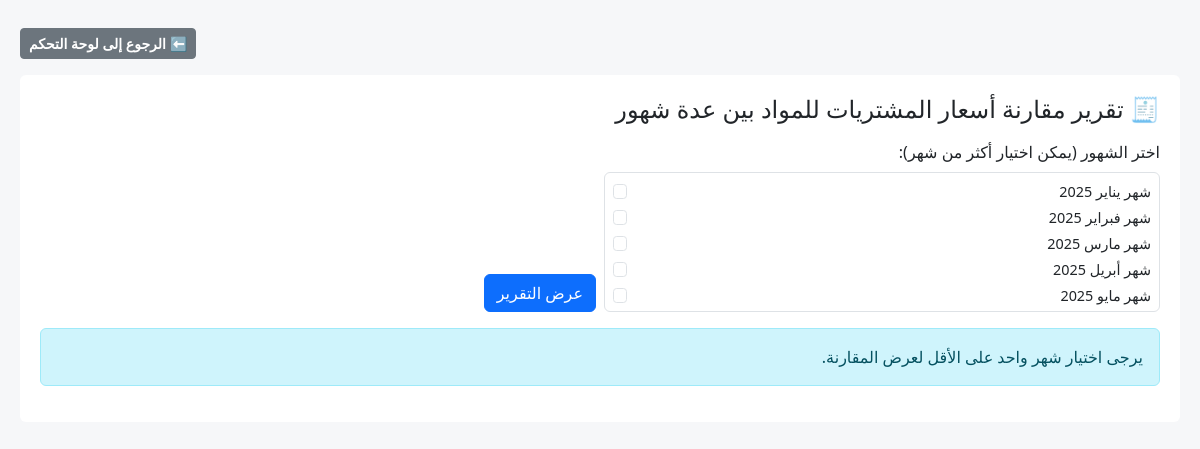
Page /purchases/reports/purchase-price-comparison/ on the committed database.
### expenses/models.py (models this page shows, shortened)
class TimeStampedModel(models.Model):
    created_at = models.DateTimeField("تاريخ الإنشاء", auto_now_add=True)
    updated_at = models.DateTimeField("تاريخ آخر تعديل", auto_now=True)
    class Meta:
        abstract = True

class Period(TimeStampedModel):
    YEAR_CHOICES = [(y, str(y)) for y in range(2024, 2031)]
    year = models.IntegerField("السنة", choices=YEAR_CHOICES, default=2025)
    month = models.IntegerField("الشهر (1-12)", default=1)
    name = models.CharField("اسم الفترة", max_length=100, blank=True)
    start_date = models.DateField("من تاريخ")
    end_date = models.DateField("إلى تاريخ")
    is_closed = models.BooleanField("مقفلة؟", default=False)
    inv_opening_enabled = models.BooleanField("السماح بفتح جرد أول الفترة", default=False)
    inv_opening_enabled_at = models.DateTimeField("تاريخ فتح جرد أول الفترة", null=True, blank=True)
    inv_opening_once_only = models.BooleanField("جرد أول الفترة مرة واحدة فقط", default=True)
    inv_opening_note = models.CharField("ملاحظة فتح الجرد", max_length=200, blank=True, null=True)
    allow_opening_stock = models.BooleanField(
        "السماح بفتح جرد أول المدة",
        default=False,
        help_text="لا يُفتح جرد أول المدة إلا إذا تم تفعيل هذا الخيار من الفترات."
    )
    class Meta:
        verbose_name = "فترة"
        verbose_name_plural = "فترات"
        unique_together = ("year", "month")
        ordering = ["year", "month"]

### purchases/views.py (the view, shortened to what this page needs)
def purchase_price_comparison_view(request):
    selected_period_ids_raw = request.GET.getlist("periods")
    selected_period_ids = []
    for v in selected_period_ids_raw:
        try:
            selected_period_ids.append(int(v))
        except ValueError:
            pass
    all_periods = Period.objects.all().order_by("id")
    selected_periods = all_periods.filter(id__in=selected_period_ids) if selected_period_ids else []
    result_rows = []
    export = request.GET.get("export")
    if export in ("excel", "pdf") and selected_periods and result_rows:
        if export == "excel":
            return export_purchase_price_comparison_excel(selected_periods, result_rows)
        else:
            return export_purchase_price_comparison_pdf(selected_periods, result_rows)
    context = {
        "all_periods": all_periods,
        "selected_period_ids": selected_period_ids,
        "selected_periods": selected_periods,
        "rows": result_rows,
    }
    return render(request, "purchases/purchase_price_comparison.html", context)

### purchases/templates/purchases/purchase_price_comparison.html (shortened to what this page needs)
{% extends "base_reports.html" %}
{% block title %}{% load numfmt %}
تقرير مقارنة أسعار المشتريات للمواد{% endblock %}
{% block filters %}
<h4 class="mb-3">🧾 تقرير مقارنة أسعار المشتريات للمواد بين عدة شهور</h4>
<form method="get" class="row g-2 align-items-end mb-3">
        <div class="col-12 col-md-6">
            <label class="form-label">اختر الشهور (يمكن اختيار أكثر من شهر):</label>
            <div class="border rounded p-2"
                style="max-height: 140px; overflow-y: auto; font-size: 0.9rem;">
                {% for p in all_periods %}
                <div class="form-check">
                    <input
                        class="form-check-input"
                        type="checkbox"
                        name="periods"
                        id="period_{{ p.id }}"
                        value="{{ p.id }}"
                    >
                    <label class="form-check-label" for="period_{{ p.id }}">
                        {{ p.name }}
                    </label>
                </div>
                {% endfor %}
            </div>
        </div>
    <div class="col-auto mt-2">
        <button type="submit" class="btn btn-primary">
            عرض التقرير
        </button>
    </div>
</form>
{% if not selected_period_ids %}
    <div class="alert alert-info">
        يرجى اختيار شهر واحد على الأقل لعرض المقارنة.
    </div>
{% endif %}
{% endblock %}

### reports/templates/base_reports.html (style rules this page uses)
body { background: #f6f7f9; padding: 20px; }

### rows in the picture
Period: name "شهر يناير 2025"
Period: name "شهر فبراير 2025"
Period: name "شهر مارس 2025"
Period: name "شهر أبريل 2025"
Period: name "شهر مايو 2025"
